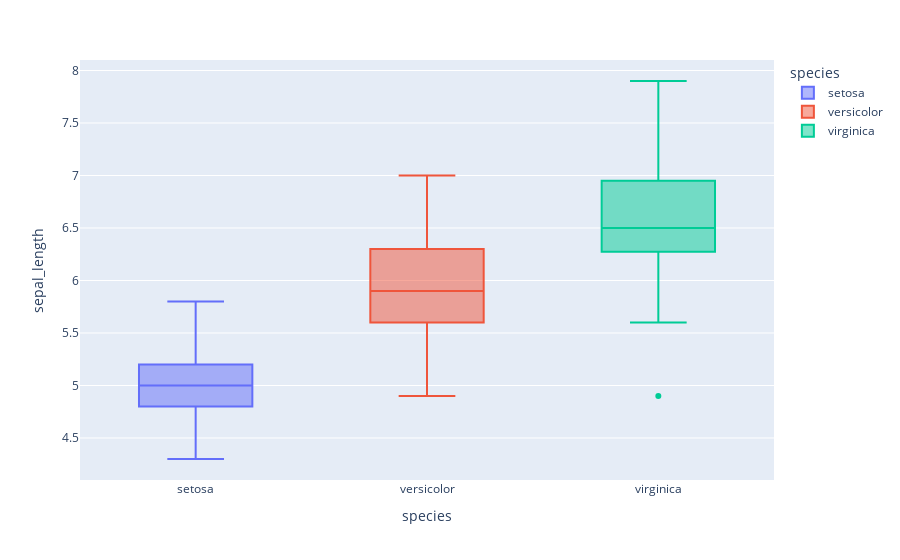

The notebook cell this image was saved under:
### Code cell
# 1. Relationship between species and sepal_length using plotly
fig = px.box(df, x='species', y='sepal_length', color='species')
fig.show()

### Figure 1 — Plotly figure (JSON) as saved in the notebook; plotly's stock layout.template omitted (floating-point values rounded to 4 significant figures)
{"data": [{"alignmentgroup": "True", "hovertemplate": "species=%{x}<br>sepal_length=%{y}<extra></extra>", "legendgroup": "setosa", "marker": {"color": "#636efa"}, "name": "setosa", "notched": false, "offsetgroup": "setosa", "orientation": "v", "showlegend": true, "type": "box", "x": ["setosa", "setosa", "setosa", "setosa", "setosa", "setosa", "setosa", "setosa", "setosa", "setosa", "setosa", "setosa", "setosa", "setosa", "setosa", "setosa", "setosa", "setosa", "setosa", "setosa", "setosa", "setosa", "setosa", "setosa", "setosa", "setosa", "setosa", "setosa", "setosa", "setosa", "setosa", "setosa", "setosa", "setosa", "setosa", "setosa", "setosa", "setosa", "setosa", "setosa", "setosa", "setosa", "setosa", "setosa", "setosa", "setosa", "setosa", "setosa", "setosa", "setosa"], "x0": " ", "xaxis": "x", "y": [5.1, 4.9, 4.7, 4.6, 5.0, 5.4, 4.6, 5.0, 4.4, 4.9, 5.4, 4.8, 4.8, 4.3, 5.8, 5.7, 5.4, 5.1, 5.7, 5.1, 5.4, 5.1, 4.6, 5.1, 4.8, 5.0, 5.0, 5.2, 5.2, 4.7, 4.8, 5.4, 5.2, 5.5, 4.9, 5.0, 5.5, 4.9, 4.4, 5.1, 5.0, 4.5, 4.4, 5.0, 5.1, 4.8, 5.1, 4.6, 5.3, 5.0], "y0": " ", "yaxis": "y"}, {"alignmentgroup": "True", "hovertemplate": "species=%{x}<br>sepal_length=%{y}<extra></extra>", "legendgroup": "versicolor", "marker": {"color": "#EF553B"}, "name": "versicolor", "notched": false, "offsetgroup": "versicolor", "orientation": "v", "showlegend": true, "type": "box", "x": ["versicolor", "versicolor", "versicolor", "versicolor", "versicolor", "versicolor", "versicolor", "versicolor", "versicolor", "versicolor", "versicolor", "versicolor", "versicolor", "versicolor", "versicolor", "versicolor", "versicolor", "versicolor", "versicolor", "versicolor", "versicolor", "versicolor", "versicolor", "versicolor", "versicolor", "versicolor", "versicolor", "versicolor", "versicolor", "versicolor", "versicolor", "versicolor", "versicolor", "versicolor", "versicolor", "versicolor", "versicolor", "versicolor", "versicolor", "versicolor", "versicolor", "versicolor", "versicolor", "versicolor", "versicolor", "versicolor", "versicolor", "versicolor", "versicolor", "versicolor"], "x0": " ", "xaxis": "x", "y": [7.0, 6.4, 6.9, 5.5, 6.5, 5.7, 6.3, 4.9, 6.6, 5.2, 5.0, 5.9, 6.0, 6.1, 5.6, 6.7, 5.6, 5.8, 6.2, 5.6, 5.9, 6.1, 6.3, 6.1, 6.4, 6.6, 6.8, 6.7, 6.0, 5.7, 5.5, 5.5, 5.8, 6.0, 5.4, 6.0, 6.7, 6.3, 5.6, 5.5, 5.5, 6.1, 5.8, 5.0, 5.6, 5.7, 5.7, 6.2, 5.1, 5.7], "y0": " ", "yaxis": "y"}, {"alignmentgroup": "True", "hovertemplate": "species=%{x}<br>sepal_length=%{y}<extra></extra>", "legendgroup": "virginica", "marker": {"color": "#00cc96"}, "name": "virginica", "notched": false, "offsetgroup": "virginica", "orientation": "v", "showlegend": true, "type": "box", "x": ["virginica", "virginica", "virginica", "virginica", "virginica", "virginica", "virginica", "virginica", "virginica", "virginica", "virginica", "virginica", "virginica", "virginica", "virginica", "virginica", "virginica", "virginica", "virginica", "virginica", "virginica", "virginica", "virginica", "virginica", "virginica", "virginica", "virginica", "virginica", "virginica", "virginica", "virginica", "virginica", "virginica", "virginica", "virginica", "virginica", "virginica", "virginica", "virginica", "virginica", "virginica", "virginica", "virginica", "virginica", "virginica", "virginica", "virginica", "virginica", "virginica"], "x0": " ", "xaxis": "x", "y": [6.3, 5.8, 7.1, 6.3, 6.5, 7.6, 4.9, 7.3, 6.7, 7.2, 6.5, 6.4, 6.8, 5.7, 5.8, 6.4, 6.5, 7.7, 7.7, 6.0, 6.9, 5.6, 7.7, 6.3, 6.7, 7.2, 6.2, 6.1, 6.4, 7.2, 7.4, 7.9, 6.4, 6.3, 6.1, 7.7, 6.3, 6.4, 6.0, 6.9, 6.7, 6.9, 6.8, 6.7, 6.7, 6.3, 6.5, 6.2, 5.9], "y0": " ", "yaxis": "y"}], "layout": {"boxmode": "overlay", "legend": {"title": {"text": "species"}, "tracegroupgap": 0}, "margin": {"t": 60}, "xaxis": {"anchor": "y", "categoryarray": ["setosa", "versicolor", "virginica"], "categoryorder": "array", "domain": [0, 1], "title": {"text": "species"}}, "yaxis": {"anchor": "x", "domain": [0, 1], "title": {"text": "sepal_length"}}}}
